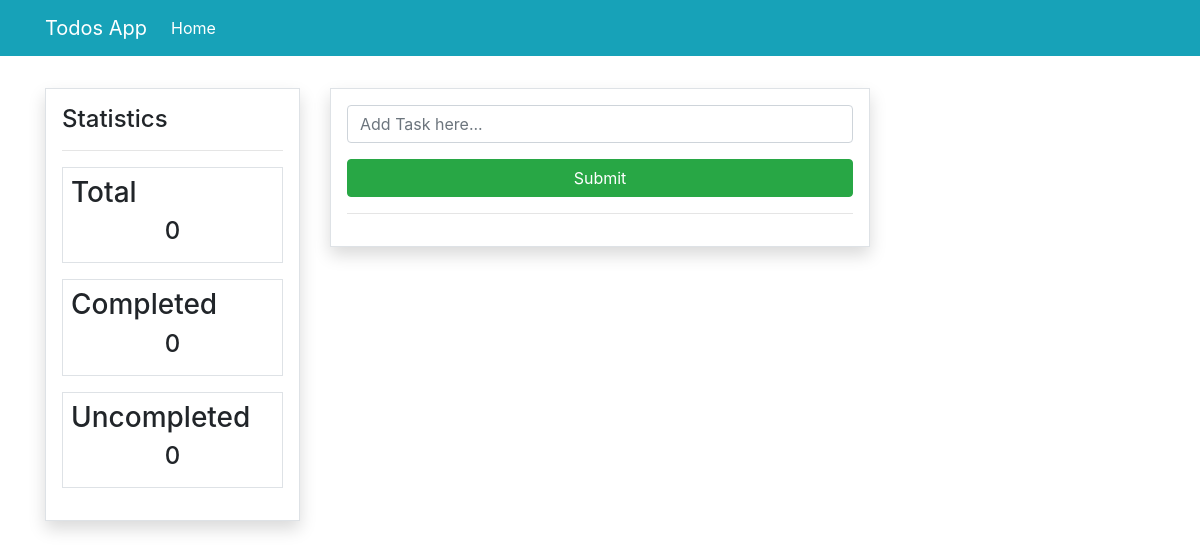
The app's page /, older data.
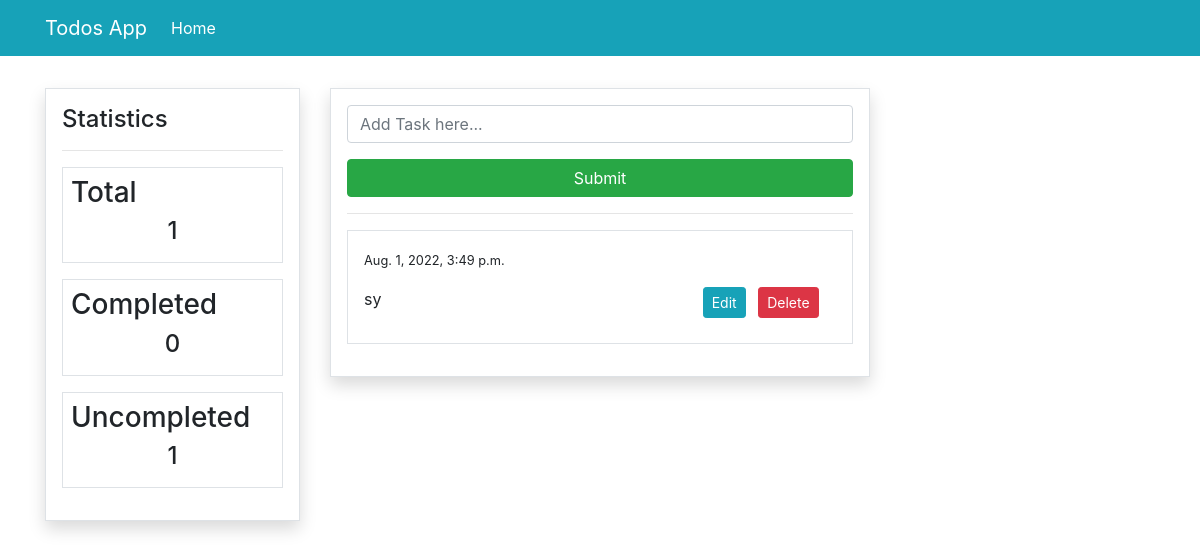
The same page, newer data.
### todos/models.py (models this page shows, shortened)
class Task(models.Model):
    content = models.CharField(max_length=50)
    date_created = models.DateTimeField(default=datetime.now())
    complete = models.BooleanField(default=False)
    class Meta:
        ordering = ['-date_created']

### todos/views.py (the view)
# urls.py: path('', views.index, name='todos-index'),
def index(request):
    todos = Task.objects.all()
    count_todos = todos.count()
    completed_todo = Task.objects.filter(complete=True)
    count_completed_todo = completed_todo.count()
    uncompleted = count_todos - count_completed_todo
    if request.method == 'POST':
        form = TaskForm(request.POST)
        if form.is_valid():
            form.save()
            return redirect('/')
    else:
        form = TaskForm()
    context = {
        'todos': todos,
        'form': form,
        'count_todos': count_todos,
        'count_completed_todo': count_completed_todo,
        'uncompleted': uncompleted,
    }
    return render(request, 'todos/index.html', context)

### todos/forms.py
class TaskForm(forms.ModelForm):
    content = forms.CharField(
        label='', widget=forms.TextInput(attrs={'placeholder': 'Add Task here...'}))
    class Meta:
        model = Task
        fields = ['content']

### templates/todos/index.html (shortened to what this page needs)
{% extends 'partials/base.html' %}
{% load crispy_forms_tags %}
{% block content %}
<div class="border p-3 shadow">
    <form method="POST">
        {{ form|crispy }}
        <button type="submit" class="btn btn-success btn-block">Submit</button>
    </form>
    <hr>
    {% for todo in todos %}
    <div class="border bg-muted p-3 mb-3">
        <p> <small>{{ todo.date_created }}</small></p>
        <div class="row">
            <div class="col-md-8">
                {% if todo.complete == True %}
                <p><span class="btn btn-success btn-sm mr-2"><i class="far fa-check-circle"></i>
                    </span></i>{{ todo.content }}</p>
                {% else %}
                <p>{{ todo.content }}</p>
                {% endif %}
            </div>
            <div class="col-md-4">
                <a class="btn btn-info btn-sm mx-1" href="{% url 'todos-update' todo.id %}">Edit</a>
                <a class="btn btn-danger btn-sm mx-1" href="{% url 'todos-delete' todo.id %}">Delete</a>
            </div>
        </div>
    </div>
    {% endfor %}
</div>
{% endblock %}

Row changes from the older to the newer data that the page shows:
added Task: date_created "Aug. 1, 2022, 3:49 p.m.", content "sy"
Text that changed along with them:
{{ count_todos }}: "0" → "1"
{{ uncompleted }}: "0" → "1"
